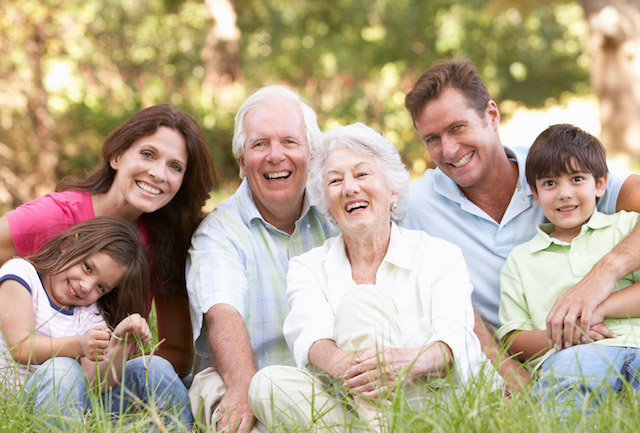
#> input picture CV-010_face_detection/input.jpg, 640 x 433 px
$ python face_detection.py
#> lines starting #> are read from the running program, lines starting #| are printed output that depends on the picture; after the words box and inside, x2 and y2 are one past the last pixel; in counts of white or black regions, pixels touching at a corner belong together
"""
CV-010: Детекция лиц OpenCV
Автор: Stetson Perceptron
Дата: 2025-11-28
Версия: 2.0

Описание:
Реализация детектора лиц с использованием Haar cascades.
Скрипт загружает изображение, детектирует лица и сохраняет результат с bounding boxes.

Требования:
- OpenCV
- NumPy

Использование:
python face_detection.py
"""

import cv2
import numpy as np
import os
import logging

# Настройка логгирования
logging.basicConfig(
    level=logging.INFO,
    format='%(asctime)s - %(levelname)s - %(message)s',
    handlers=[
        logging.FileHandler("face_detection.log", encoding="utf-8"),
        logging.StreamHandler()
    ]
)

logger = logging.getLogger(__name__)

class FaceDetector:
    def __init__(self):
        """Инициализация детектора лиц"""
        # Путь к предобученному каскаду Хаара
        self.cascade_path = cv2.data.haarcascades + 'haarcascade_frontalface_default.xml'

        # Проверка существования файла каскада
        if not os.path.exists(self.cascade_path):
            raise FileNotFoundError(f"Файл каскада не найден: {self.cascade_path}")

        # Загрузка классификатора
        self.face_cascade = cv2.CascadeClassifier(self.cascade_path)

        if self.face_cascade.empty():
            raise ValueError("Не удалось загрузить каскад Хаара")

    def detect_faces(self, image_path, output_path="output.jpg"):
        """
        Детекция лиц на изображении

        Args:
            image_path (str): Путь к входному изображению
            output_path (str): Путь для сохранения результата

        Returns:
            int: Количество детектированных лиц
        """
        # Проверка существования файла изображения
        if not os.path.exists(image_path):
            raise FileNotFoundError(f"Файл изображения не найден: {image_path}")

        # Загрузка изображения
        img = cv2.imread(image_path)
        if img is None:
            raise ValueError("Не удалось загрузить изображение")

        # Преобразование в оттенки серого
        gray = cv2.cvtColor(img, cv2.COLOR_BGR2GRAY)

        # Детекция лиц
        faces = self.face_cascade.detectMultiScale(
            gray,
            scaleFactor=1.1,
            minNeighbors=5,
            minSize=(30, 30),
            flags=cv2.CASCADE_SCALE_IMAGE
        )

        logger.info(f"✅ Найдено {len(faces)} лиц")

        # Рисование bounding boxes
        for idx, (x, y, w, h) in enumerate(faces, start=1):
            cv2.rectangle(img, (x, y), (x+w, y+h), (255, 0, 0), 2)
            cv2.putText(img, f'Face #{idx}', (x, y-10),
                    cv2.FONT_HERSHEY_SIMPLEX, 0.5, (255, 0, 0), 2)

        # Сохранение результата
        cv2.imwrite(output_path, img)
        logger.info(f"💾 Результат сохранен в: {output_path}")

        return len(faces)

    def display_result(self, image_path):
        """Отображение результата с возможностью сохранения"""
        img = cv2.imread(image_path)
        cv2.imshow('Face Detection Result', img)
        logger.info("Нажмите любую клавишу для закрытия окна...")
        cv2.waitKey(0)
        cv2.destroyAllWindows()

def main():
    """Основная функция"""
    try:
        # Инициализация детектора
        detector = FaceDetector()

        # Пути к файлам
        input_image = "input.jpg"
        if not os.path.exists(input_image):
            # Пробуем найти input.jpg в папке static
            input_image = "static/input.jpg"

        output_image = "output.jpg"

        # Детекция лиц
        faces_count = detector.detect_faces(input_image, output_image)
#> in detect_faces, img is the input picture: shape (433, 640, 3); mean B, G, R 140.7, 165.4, 181.3
#> in detect_faces, `gray = cv2.cvtColor(img, cv2.COLOR_BGR2GRAY)`:
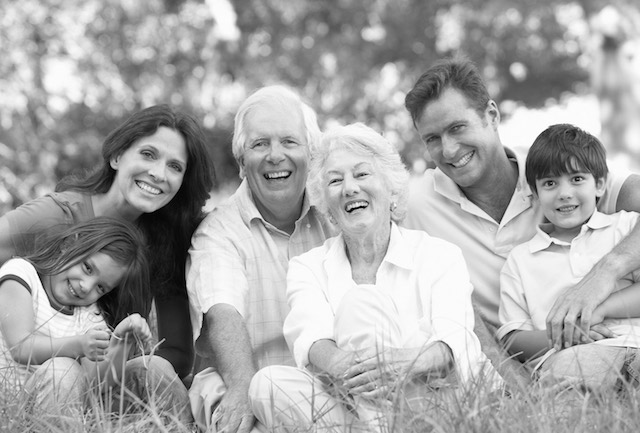
#> gray: shape (433, 640); min 0, max 255, mean 167.3
#> in detect_faces, `faces = self.face_cascade.detectMultiScale( gray, scaleFactor=1.1, min..`: faces = [[237, 115, 74, 74], [315, 151, 69, 69], [528, 154, 72, 72], [112, 127, 77, 77]]
#> the loop in detect_faces, `for idx, (x, y, w, h) in enumerate(faces, start=1):` made 4 passes
#> after the loop in detect_faces, `for idx, (x, y, w, h) in enumerate(faces, start=1):`:
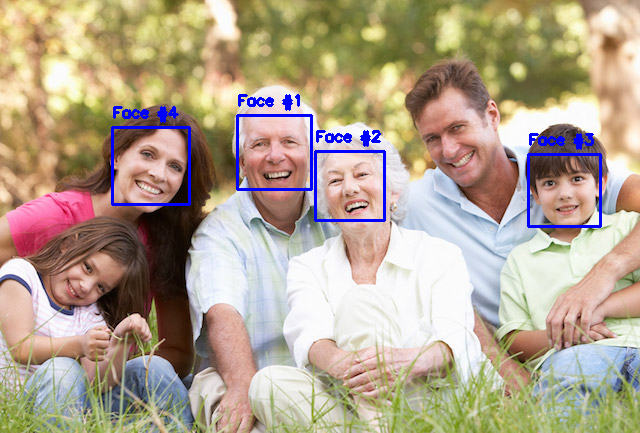
#> img: shape (433, 640, 3); 1.89% of pixels changed, all inside (x1, y1, x2, y2) = (111, 94, 602, 228)
#> faces_count = 4

        # Отображение результата
        detector.display_result(output_image)
#> in display_result, `img = cv2.imread(image_path)`:
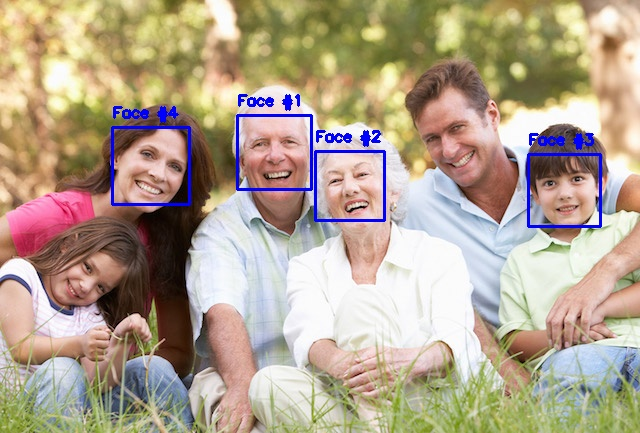
#> img: shape (433, 640, 3); mean B, G, R 142.6, 162.5, 178.1

        logger.info(f"🎉 Проект CV-010 успешно завершен! Найдено: {faces_count} лиц")

    except Exception as e:
        logger.error(f"❌ Ошибка: {str(e)}")
        logger.info("💡 Рекомендации по исправлению:")
        logger.info("- Проверьте, что файл 'input.jpg' существует в папке проекта")
        logger.info("- Убедитесь, что окружение 'cv_env' активировано")
        logger.info("- Проверьте установку OpenCV: conda list opencv")
        return 1

    return 0

if __name__ == "__main__":
    exit_code = main()
    exit(exit_code)
#> (the program exits here)

$ run again, with CV-010_face_detection/assets/input.jpg copied over CV-010_face_detection/input.jpg
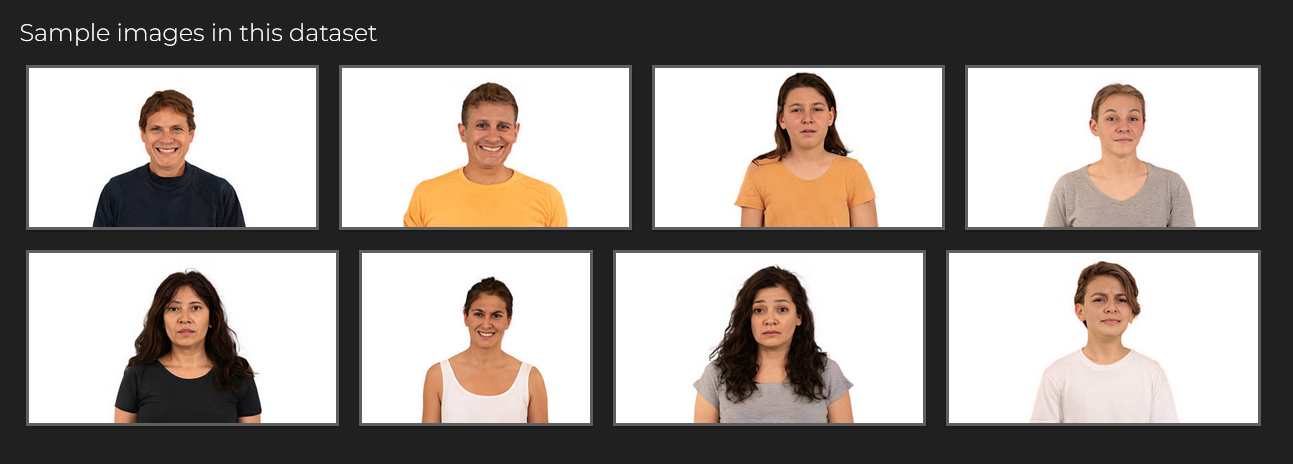
#> input picture CV-010_face_detection/assets/input.jpg, 1293 x 464 px
#> in detect_faces, img is the input picture: shape (464, 1293, 3); mean B, G, R 147.4, 151.7, 158.2
#> in detect_faces, `gray = cv2.cvtColor(img, cv2.COLOR_BGR2GRAY)`:
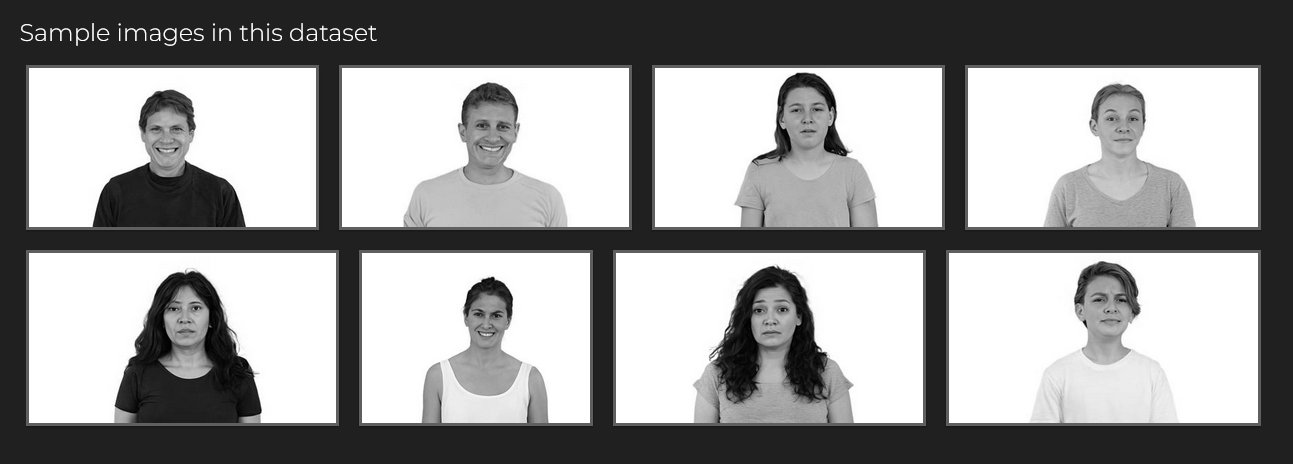
#> gray: shape (464, 1293); min 0, max 255, mean 153.2
#> faces = [[460, 293, 54, 54], [1079, 277, 60, 60], [156, 286, 59, 59], [778, 87, 58, 58], [137, 106, 58, 58], [1092, 94, 60, 60], [461, 102, 62, 62], [740, 286, 64, 64]]
#> the loop in detect_faces, `for idx, (x, y, w, h) in enumerate(faces, start=1):` made 8 passes
#> after the loop in detect_faces, `for idx, (x, y, w, h) in enumerate(faces, start=1):`:
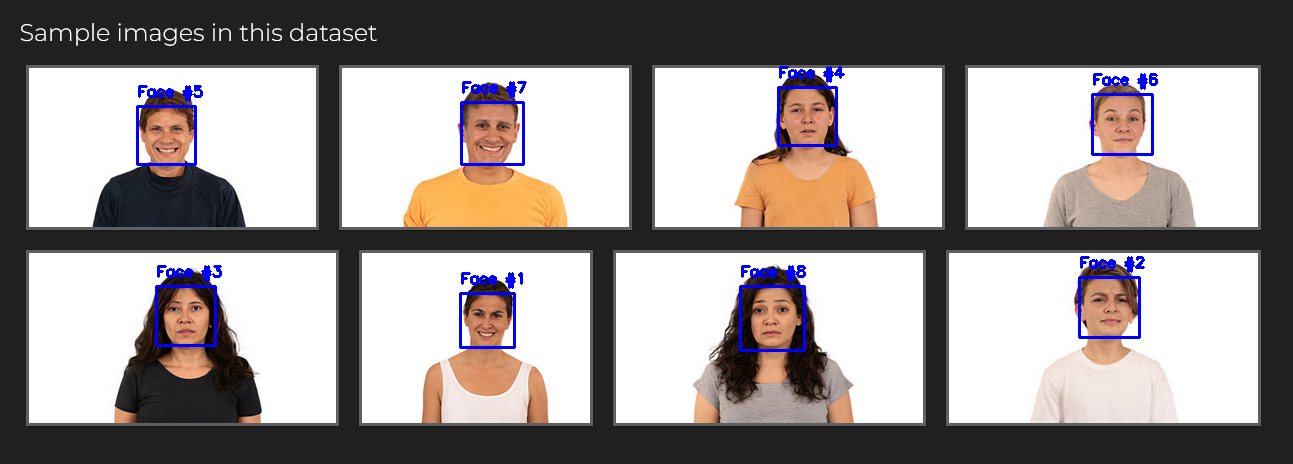
#> img: shape (464, 1293, 3); 1.54% of pixels changed, all inside (x1, y1, x2, y2) = (136, 66, 1158, 352)
#> faces_count = 8

$ run again, with CV-010_face_detection/assets/input.webp saved as CV-010_face_detection/input.jpg
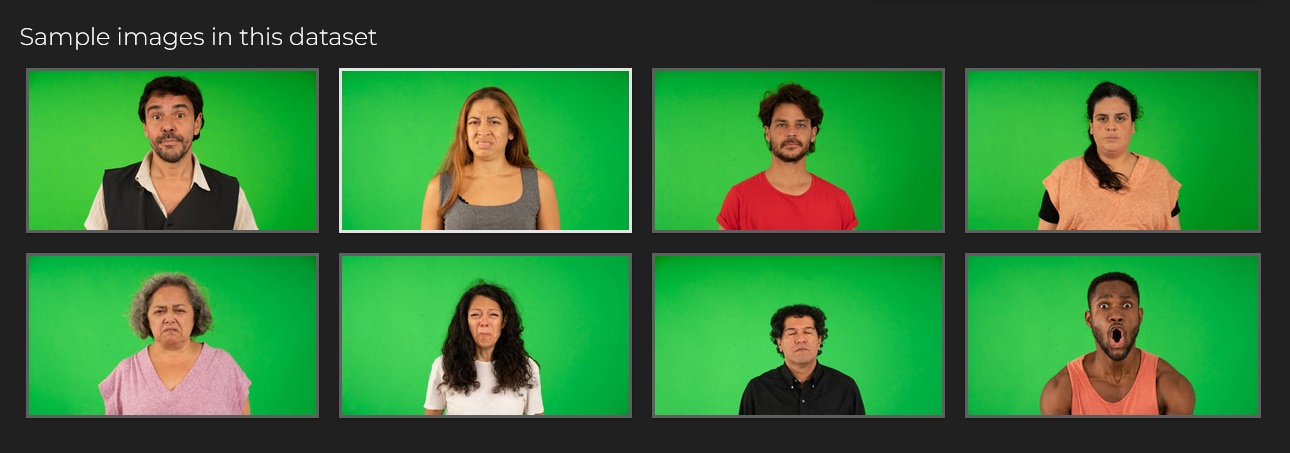
#> input picture CV-010_face_detection/assets/input.webp, 1290 x 453 px
#> in detect_faces, img is the input picture: shape (453, 1290, 3); mean B, G, R 57, 115.9, 53.1
#> in detect_faces, `gray = cv2.cvtColor(img, cv2.COLOR_BGR2GRAY)`:
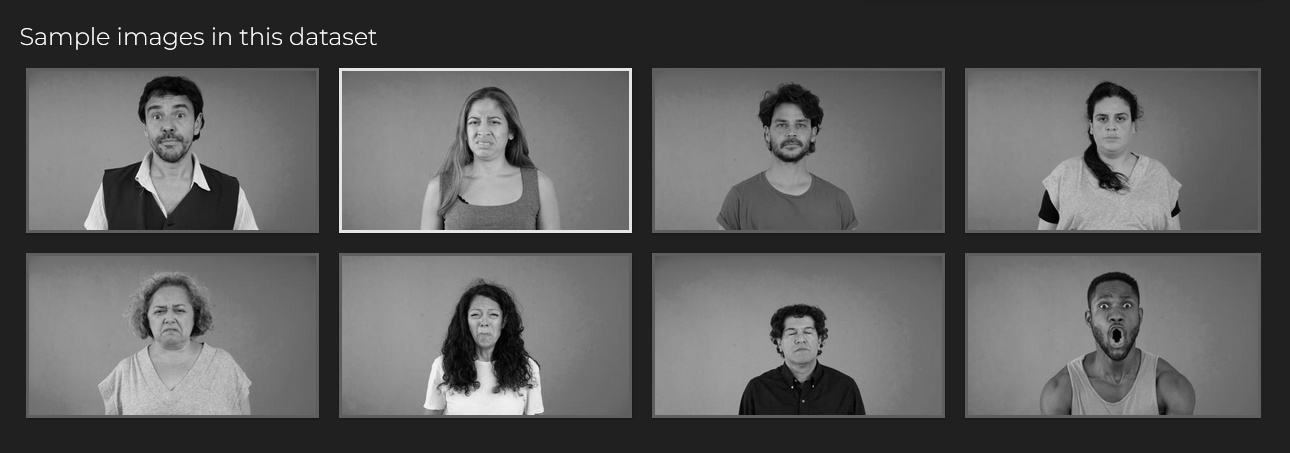
#> gray: shape (453, 1290); min 0, max 255, mean 90.4
#> faces = [[461, 296, 48, 48], [776, 314, 50, 50], [762, 102, 57, 57], [1083, 96, 57, 57], [457, 100, 57, 57], [142, 288, 57, 57], [1084, 280, 62, 62], [134, 88, 69, 69]]
#> the loop in detect_faces, `for idx, (x, y, w, h) in enumerate(faces, start=1):` made 8 passes
#> after the loop in detect_faces, `for idx, (x, y, w, h) in enumerate(faces, start=1):`:
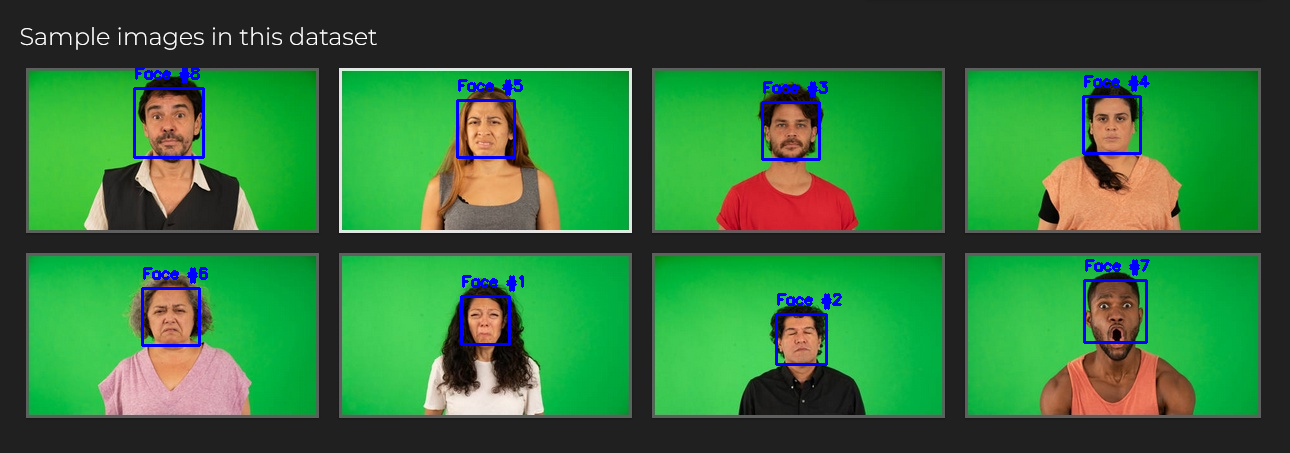
#> img: shape (453, 1290, 3); 1.54% of pixels changed, all inside (x1, y1, x2, y2) = (133, 67, 1150, 366)
#> faces_count = 8
